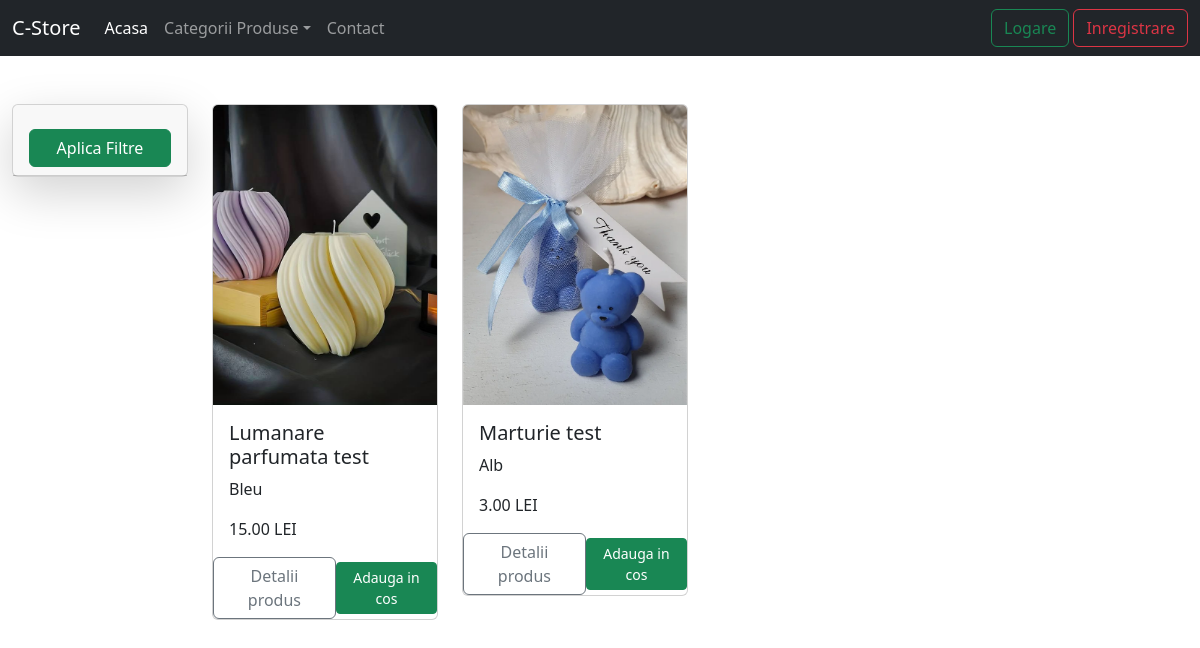
Before: /list_products with the older database file.
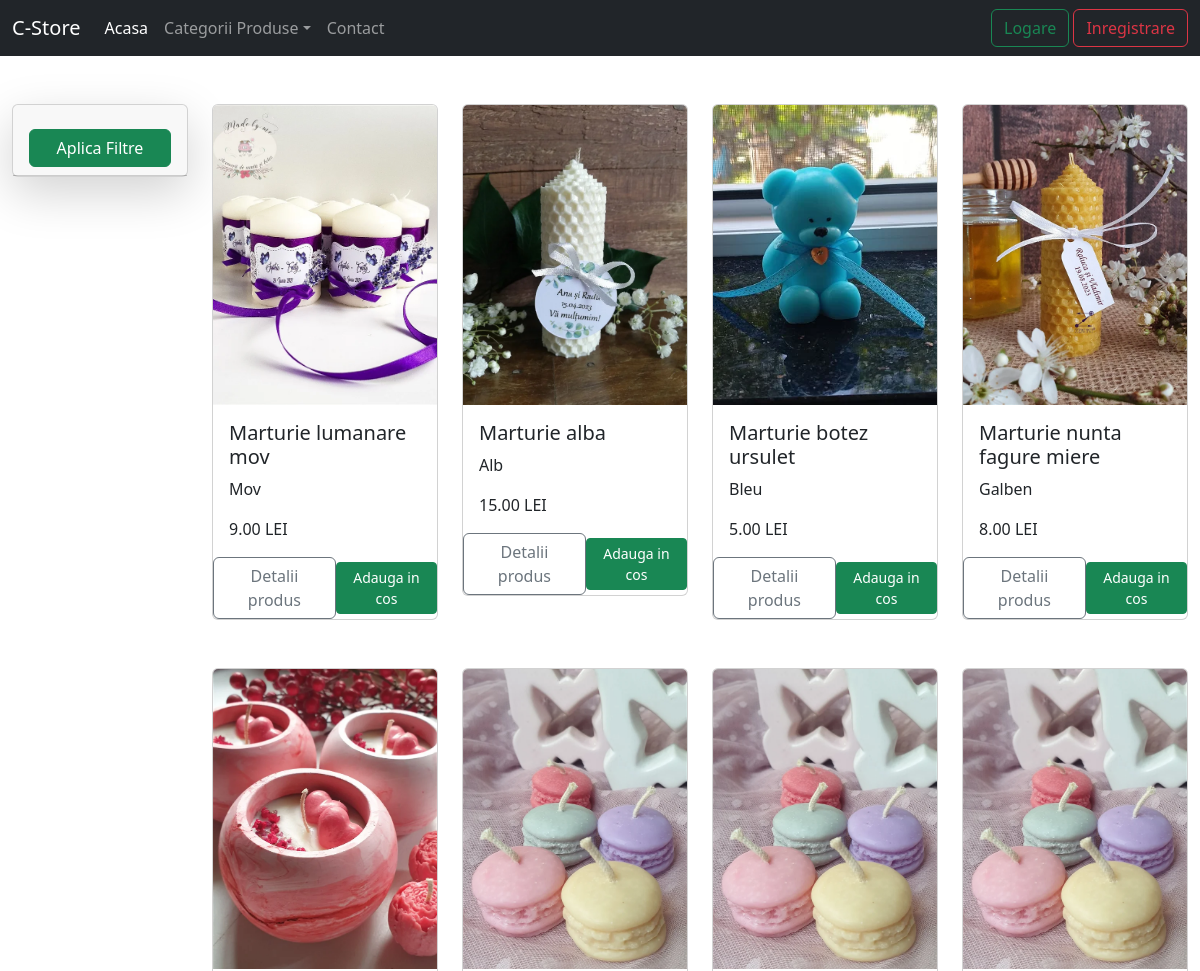
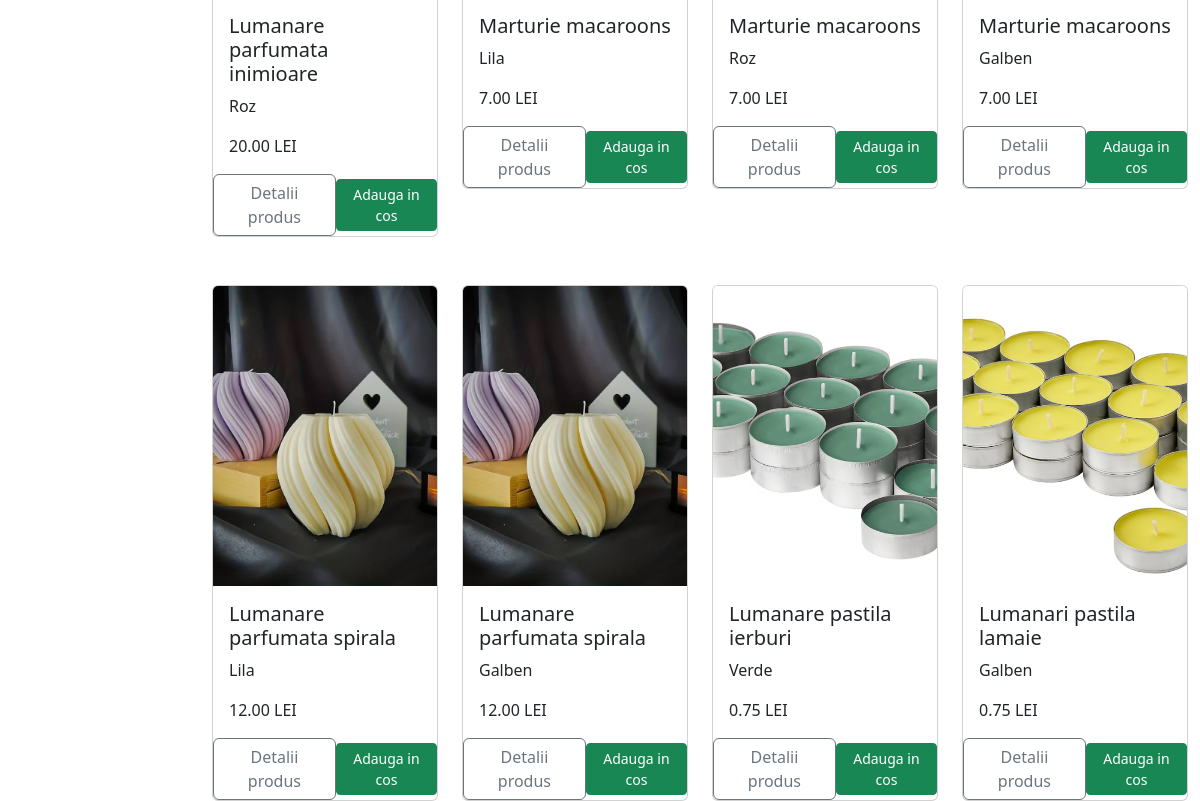
After: the same page with the newer database file (2 pictures, top to bottom).
### product/models.py (models this page shows, shortened)
class Product(models.Model):
    COLOR = [
        ('bleu', 'Bleu'),
        ('roz', 'Roz'),
        ('alb', 'Alb'),
        ('lila', 'Lila'),
        ('verde', 'Verde'),
        ('mov', 'Mov'),
        ('galben', 'Galben')
    ]
    name = models.CharField(max_length=255)
    color = models.CharField(max_length=10, choices=COLOR)
    description = models.TextField()
    image = models.ImageField(upload_to='static/products/')
    category = models.ForeignKey(Category, on_delete=models.CASCADE)
    price = models.DecimalField(max_digits=10, decimal_places=2)
    available = models.BooleanField(default=True)

### product/views.py (the view)
# urls.py: path('list_products', views.ProductListView.as_view(), name='list-products'),
class ProductListView(ListView):
    template_name = 'product/list_of_products.html'
    model = Product
    context_object_name = 'all_products'
    def get_queryset(self):
        return Product.objects.filter(available=True)
    def get_context_data(self, **kwargs):
        data = super().get_context_data(**kwargs)
        products = Product.objects.filter(available=True)
        myFilter = ProductFilter(self.request.GET, queryset=products)
        products = myFilter.qs
        data['all_products'] = products
        data['filters'] = myFilter.form
        return data

### cstore/context_processors.py (called while the page is built)
def get_all_categories(request):
    get_categories = Category.objects.all()
    return {'categories': get_categories}

### templates/product/list_of_products.html (shortened to what this page needs)
{% extends 'base.html' %}
{% load static %}
{% block content %}
    <div class="container-fluid">
        <div class="row">
            <div class="col-md-2 gy-5">
                <div class="card shadow-lg">
                    <div class="card-header card-header-filters">
                        <div class="d-grid gap-2">
                        <button class="btn btn-success mt-3 collapsed" type="button" data-bs-toggle="collapse" data-bs-target="#filtersCollapse"
                                aria-expanded="false" aria-controls="filtersCollapse">Aplica Filtre</button>
                        </div>
                    </div>
                </div>
            </div>
            <div class="col-md-10">
                <div class="row">
                    {% if all_products %}
                        {% for product in all_products %}
                            <div class="col-md-3 gy-5">
                                <div class="card">
                                    {% if product.image %}
                                        <img src="{{ product.image.url }}" alt="Imagine Produs"
                                             class="card-img-top" width="100%" height="300" style="object-fit: cover">
                                    {% else %}
                                        <img src="{% static 'images/logo.jpeg' %}" alt="Imagine produs indisponibila"
                                             class="card-img-top" width="100%" height="300" style="object-fit: cover">
                                    {% endif %}
                                    <div class="card-body">
                                        <h5 class="card-title">{{ product.name }}</h5>
                                        <p class="card-text">{{ product.color|capfirst }}</p>
                                        <p class="card-text">{{ product.price }} LEI</p>
                                    </div>
                                    <div class="d-flex justify-content-between align-items-center">
                                        <a class="btn btn-outline-secondary"
                                           href="{% url 'details-product' product.id %}">Detalii produs</a>
                                        <form action="{% url 'add-to-cart' %}" method="post">
                                            <button type="submit" class="btn btn-sm btn-success"> Adauga in cos
                                            </button>
                                        </form>
                                    </div>
                                </div>
                            </div>
                        {% endfor %}
                    {% endif %}
                </div>
            </div>
        </div>
    </div>
{% endblock %}

### templates/base.html (shortened to what this page needs)
{% load static %}
<!DOCTYPE html>
<html lang="en">
<head>
    <link rel="stylesheet" href="{% static 'css/my_style.css' %}">
    <link href="https://cdn.jsdelivr.net/npm/bootstrap@5.3.3/dist/css/bootstrap.min.css" rel="stylesheet">
</head>
<body>
{% include 'navbar.html' %}
{% block content %} {% endblock %}
</body>
</html>

### templates/navbar.html (shortened to what this page needs)
<nav class="navbar navbar-expand-md navbar-dark bg-dark">
    <div class="container-fluid">
        <a class="navbar-brand" href="{% url 'home_page' %}">C-Store</a>
        <div class="collapse navbar-collapse" id="navbarTogglerDemo02">
            <ul class="navbar-nav me-auto mb-2 mb-lg-0">
                <li class="nav-item">
                    <a class="nav-link active" aria-current="page" href="{% url 'home_page' %}">Acasa</a>
                </li>
                <li class="nav-item dropdown">
                    <a class="nav-link dropdown-toggle" href="#" role="button" data-bs-toggle="dropdown"
                       aria-expanded="false">Categorii Produse</a>
                </li>
                <li class="nav-item">
                    <a class="nav-link" href="{% url 'contact-page' %}">Contact</a>
                </li>
            </ul>
            {% if user.is_authenticated %}
                <div>
                    <a class="btn btn-primary" href="{% url 'cart' %}">Cos cumparaturi</a>
                </div>
                <br><br>
                <div class="dropdown">
                    <a class="btn btn-secondary dropdown-toggle" href="#" role="button" id="dropdownMenuLink"
                       data-bs-toggle="dropdown"
                       aria-expanded="false">Contul meu</a>
                    <div class="align-right">
                        <ul class="dropdown-menu" aria-labelledby="dropdownMenuLink">
                            <li><a class="dropdown-item" href="{% url 'password-change' %}">Schimbare parola</a></li>
                            <form method="post" action="{% url 'logout' %}">
                                {% csrf_token %}
                                <button type="submit" class="btn btn-light text-nowrap">
                                    Logout, {{ user.username }}</button>
                            </form>
                        </ul>
                    </div>
                </div>
            {% else %}
                <div>
                    <a href="{% url 'login' %}" class="btn btn-outline-success">Logare</a>
                    <a href="{% url 'create-user' %}" class="btn btn-outline-danger">Inregistrare</a>
                </div>
            {% endif %}
        </div>
    </div>
</nav>

Changed rows visible on the page:
removed Product: image (picture), name "Lumanare parfumata test", color "Bleu", price "15.00"
removed Product: image (picture), name "Marturie test", color "Alb", price "3.00"
added Product: image (picture), name "Marturie lumanare mov", color "Mov", price "9.00"
added Product: image (picture), name "Marturie alba", color "Alb", price "15.00"
added Product: image (picture), name "Marturie botez ursulet", color "Bleu", price "5.00"
added Product: image (picture), name "Marturie nunta fagure miere", color "Galben", price "8.00"
added Product: image (picture), name "Lumanare parfumata inimioare", color "Roz", price "20.00"
added Product: image (picture), name "Marturie macaroons", color "Lila", price "7.00"
added Product: image (picture), name "Marturie macaroons", color "Roz", price "7.00"
added Product: image (picture), name "Marturie macaroons", color "Galben", price "7.00"
added Product: image (picture), name "Lumanare parfumata spirala", color "Lila", price "12.00"
added Product: image (picture), name "Lumanare parfumata spirala", color "Galben", price "12.00"
added Product: image (picture), name "Lumanare pastila ierburi", color "Verde", price "0.75"
added Product: image (picture), name "Lumanari pastila lamaie", color "Galben", price "0.75"
